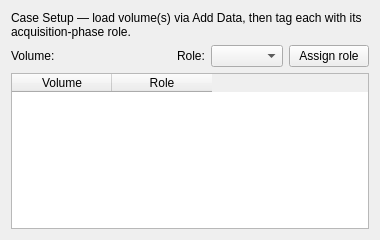
<?xml version="1.0" encoding="UTF-8"?>
<ui version="4.0">
 <class>StageCaseSetupWidget</class>
 <widget class="qMRMLWidget" name="StageCaseSetupWidget">
  <property name="geometry">
   <rect>
    <x>0</x>
    <y>0</y>
    <width>380</width>
    <height>240</height>
   </rect>
  </property>
  <layout class="QVBoxLayout" name="verticalLayout">
   <item>
    <widget class="QLabel" name="CaseSetupIntroLabel">
     <property name="text">
      <string>Case Setup — load volume(s) via Add Data, then tag each with its acquisition-phase role.</string>
     </property>
     <property name="wordWrap">
      <bool>true</bool>
     </property>
    </widget>
   </item>
   <item>
    <layout class="QHBoxLayout" name="assignRow">
     <item>
      <widget class="QLabel" name="VolumeLabel">
       <property name="text">
        <string>Volume:</string>
       </property>
      </widget>
     </item>
     <item>
      <widget class="qMRMLNodeComboBox" name="CaseSetupVolumeComboBox">
       <property name="nodeTypes">
        <stringlist>
         <string>vtkMRMLScalarVolumeNode</string>
        </stringlist>
       </property>
       <property name="addEnabled">
        <bool>false</bool>
       </property>
       <property name="removeEnabled">
        <bool>false</bool>
       </property>
       <property name="noneEnabled">
        <bool>true</bool>
       </property>
       <property name="sizePolicy">
        <sizepolicy hsizetype="Expanding" vsizetype="Fixed">
         <horstretch>1</horstretch>
         <verstretch>0</verstretch>
        </sizepolicy>
       </property>
      </widget>
     </item>
     <item>
      <widget class="QLabel" name="RoleLabel">
       <property name="text">
        <string>Role:</string>
       </property>
      </widget>
     </item>
     <item>
      <widget class="QComboBox" name="CaseSetupRoleComboBox"/>
     </item>
     <item>
      <widget class="QPushButton" name="CaseSetupAssignButton">
       <property name="text">
        <string>Assign role</string>
       </property>
      </widget>
     </item>
    </layout>
   </item>
   <item>
    <widget class="QTableWidget" name="CaseSetupRoleTable">
     <property name="columnCount">
      <number>2</number>
     </property>
     <property name="editTriggers">
      <set>QAbstractItemView::NoEditTriggers</set>
     </property>
     <property name="selectionBehavior">
      <enum>QAbstractItemView::SelectRows</enum>
     </property>
     <column>
      <property name="text">
       <string>Volume</string>
      </property>
     </column>
     <column>
      <property name="text">
       <string>Role</string>
      </property>
     </column>
    </widget>
   </item>
  </layout>
 </widget>
 <customwidgets>
  <customwidget>
   <class>qMRMLWidget</class>
   <extends>QWidget</extends>
   <header>qMRMLWidget.h</header>
   <container>1</container>
  </customwidget>
  <customwidget>
   <class>qMRMLNodeComboBox</class>
   <extends>QWidget</extends>
   <header>qMRMLNodeComboBox.h</header>
  </customwidget>
 </customwidgets>
 <resources/>
 <connections/>
</ui>
